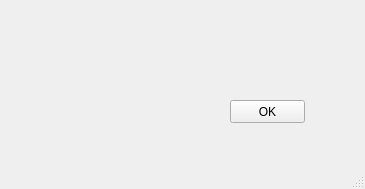
<?xml version="1.0" encoding="UTF-8"?>
<ui version="4.0">
 <class>MainWindow</class>
 <widget class="QMainWindow" name="MainWindow">
  <property name="geometry">
   <rect>
    <x>0</x>
    <y>0</y>
    <width>365</width>
    <height>189</height>
   </rect>
  </property>
  <property name="windowTitle">
   <string>MainWindow</string>
  </property>
  <widget class="QWidget" name="centralwidget">
   <widget class="QPushButton" name="pushButton">
    <property name="geometry">
     <rect>
      <x>230</x>
      <y>100</y>
      <width>75</width>
      <height>23</height>
     </rect>
    </property>
    <property name="text">
     <string>OK</string>
    </property>
   </widget>
   <widget class="QLabel" name="label">
    <property name="geometry">
     <rect>
      <x>70</x>
      <y>70</y>
      <width>56</width>
      <height>12</height>
     </rect>
    </property>
    <property name="text">
     <string/>
    </property>
   </widget>
  </widget>
  <widget class="QMenuBar" name="menubar">
   <property name="geometry">
    <rect>
     <x>0</x>
     <y>0</y>
     <width>365</width>
     <height>21</height>
    </rect>
   </property>
  </widget>
  <widget class="QStatusBar" name="statusbar"/>
 </widget>
 <resources/>
 <connections/>
</ui>
